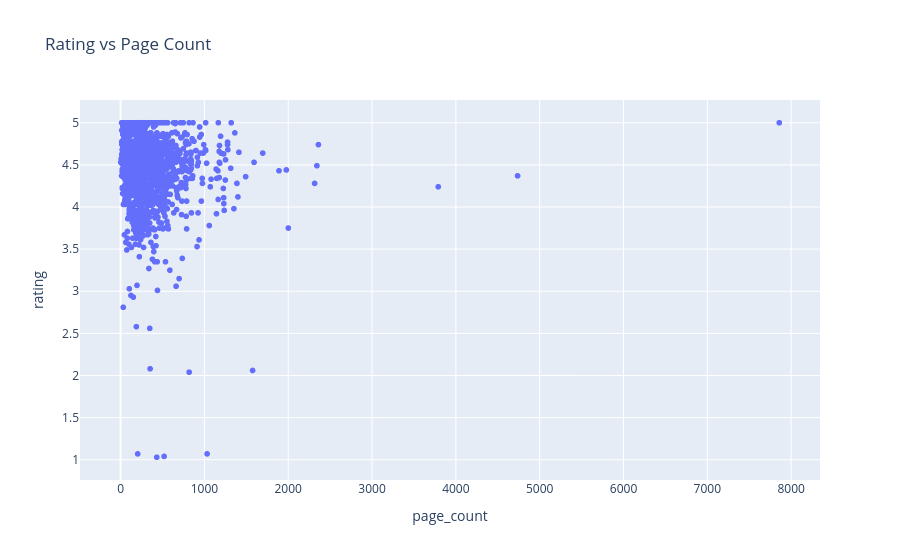

Source (notebook cell):
### Markdown cell above
## Hover
Dodaćemo "hover name" koji će prikazivati "title" boldovanim iznad svih podataka kao naziv tačke, i dodaćemo ostale podatke hovera (hover_data)

### Code cell
import pandas as pd
import plotly.express as px
 
df = pd.read_csv("books.csv")
 
fig = px.scatter(df, x="page_count", y="rating", 
                 hover_name="title",
                 hover_data=["author", "genre", "ratings_count", "year_published", "page_count", "price", "language"], 
                 title="Rating vs Page Count")
fig.show()

### Figure 1 — Plotly figure (JSON) as saved in the notebook; plotly's stock layout.template omitted (floating-point values rounded to 4 significant figures; data arrays with more than 128 entries replaced by an {"elided": "..."} marker saying what was removed)
{"data": [{"customdata": {"elided": "2090x6 mixed values"}, "hovertemplate": "<b>%{hovertext}</b><br><br>page_count=%{x}<br>rating=%{y}<br>author=%{customdata[0]}<br>genre=%{customdata[1]}<br>ratings_count=%{customdata[2]}<br>year_published=%{customdata[3]}<br>price=%{customdata[4]}<br>language=%{customdata[5]}<extra></extra>", "hovertext": {"elided": "2090 str values"}, "legendgroup": "", "marker": {"color": "#636efa", "symbol": "circle"}, "mode": "markers", "name": "", "showlegend": false, "type": "scattergl", "x": {"elided": "2090 float values"}, "xaxis": "x", "y": {"elided": "2090 float values"}, "yaxis": "y"}], "layout": {"legend": {"tracegroupgap": 0}, "title": {"text": "Rating vs Page Count"}, "xaxis": {"anchor": "y", "domain": [0, 1], "title": {"text": "page_count"}}, "yaxis": {"anchor": "x", "domain": [0, 1], "title": {"text": "rating"}}}}
